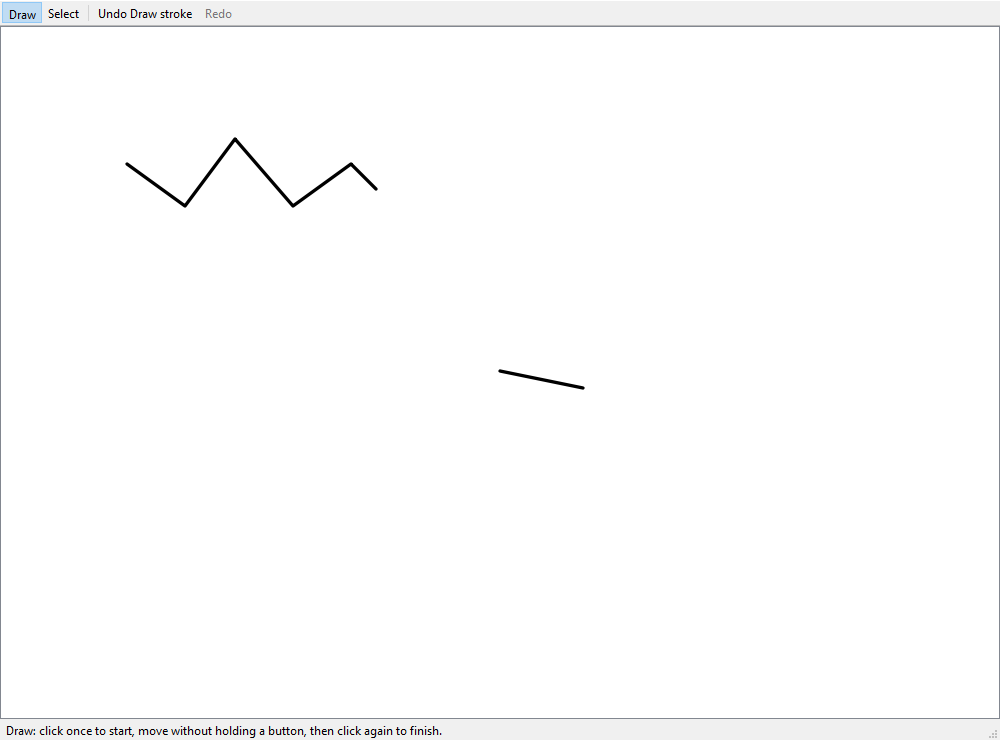

Reproduce this figure in Python.
import ctypes

from PySide6.QtCore import QCoreApplication, QEvent, QPoint, QPointF, QSettings, Qt
from PySide6.QtGui import QImage, QPainter
from PySide6.QtTest import QTest

from qckdrw.app import QuickCanvasApplication
from qckdrw.window import CanvasWindow

QCoreApplication.setOrganizationName("QuickCanvasSmoke")
QCoreApplication.setApplicationName("CanvasSmoke")
settings = QSettings()
settings.setValue("autostart/initialized", True)
app = QuickCanvasApplication([], CanvasWindow)
user32 = ctypes.windll.user32


def hotkey():
    for key, flags in [(0x11, 0), (0x30, 0), (0x30, 2), (0x11, 2)]:
        user32.keybd_event(key, 0, flags, 0)
    QTest.qWait(150)


def path_points(path):
    return [
        (round(path.elementAt(index).x), round(path.elementAt(index).y))
        for index in range(path.elementCount())
    ]


def dark_near(image, point, radius=4):
    return any(
        image.pixelColor(x, y).lightness() < 160
        for x in range(max(0, point.x() - radius), min(image.width(), point.x() + radius + 1))
        for y in range(max(0, point.y() - radius), min(image.height(), point.y() + radius + 1))
    )


def render_scene(scene):
    image = QImage(1200, 800, QImage.Format.Format_ARGB32_Premultiplied)
    image.fill(Qt.GlobalColor.white)
    painter = QPainter(image)
    scene.render(painter)
    painter.end()
    return image


def native_move(view, x, y):
    local = view.mapFromScene(QPointF(x, y))
    screen = view.viewport().mapToGlobal(local)
    assert user32.SetCursorPos(screen.x(), screen.y())
    # SetCursorPos queues a real WM_MOUSEMOVE. Sleeping before processing avoids
    # QTest's Windows mouseMove shortcut, which produced no viewport move event.
    QTest.qSleep(30)
    QCoreApplication.processEvents()
    QTest.qSleep(30)
    QCoreApplication.processEvents()


try:
    assert app.canvas_window is None
    app.clipboard().setText('clipboard sentinel')
    hotkey()
    w=app.canvas_window
    view = w.view
    scene = w.scene

    def vp(x, y):
        return view.mapFromScene(QPointF(x, y))

    expected_zigzag = [
        (150, 150),
        (220, 200),
        (280, 120),
        (350, 200),
        (420, 150),
        (450, 180),
    ]
    native_move(view, 150, 150)
    QTest.mouseClick(view.viewport(), Qt.MouseButton.LeftButton, pos=vp(150, 150))
    assert view.drawing
    for x, y in expected_zigzag[1:-1]:
        native_move(view, x, y)
    QTest.mouseClick(view.viewport(), Qt.MouseButton.LeftButton, pos=vp(450, 180))
    assert not view.drawing and scene.undo_stack.count() == 1
    assert path_points(scene.items()[0].path()) == expected_zigzag
    scene.undo_stack.undo()
    assert not scene.items()
    scene.undo_stack.redo()
    assert len(scene.items())==1
    before=scene.items()[0].path().elementCount()
    native_move(view, 600, 400)
    assert scene.items()[0].path().elementCount() == before
    QTest.mouseClick(view.viewport(), Qt.MouseButton.LeftButton, pos=vp(600, 400))
    native_move(view, 700, 420)
    assert view.drawing
    screenshot = w.grab()
    screenshot.save(".smoke_canvas.png")
    screenshot_image = screenshot.toImage()
    pixel_ratio = screenshot.devicePixelRatio()
    for x, y in expected_zigzag[1:-1] + [(650, 410), (700, 420)]:
        window_point = view.viewport().mapTo(w, vp(x, y))
        image_point = QPoint(
            round(window_point.x() * pixel_ratio),
            round(window_point.y() * pixel_ratio),
        )
        assert dark_near(screenshot_image, image_point), (x, y)
    w.close()
    assert app.canvas_window is None and app.document_snapshot
    assert app.clipboard().text()=='clipboard sentinel'
    assert scene.undo_stack.count()==0 and not scene.items()
    QCoreApplication.sendPostedEvents(None,QEvent.Type.DeferredDelete)
    hotkey()
    w=app.canvas_window
    assert w is not None and w.isVisible() and not w.view.drawing
    assert len(w.scene.items())==2
    restored = sorted(w.scene.items(), key=lambda item: item.sequence)
    assert path_points(restored[0].path()) == expected_zigzag
    assert path_points(restored[1].path()) == [(600, 400), (700, 420)]
    image = render_scene(w.scene)
    assert image.pixelColor(0, 0).name() == "#ffffff"
    for x, y in expected_zigzag[1:-1] + [(650, 410), (700, 420)]:
        assert dark_near(image, QPoint(x, y)), (x, y)
    print("PASS: native SetCursorPos free motion preserves every zigzag point; screenshot and restored image contain intermediate geometry; click/move/click, undo/redo, no ghost motion, dismissal snapshot, and clipboard preservation succeed")
finally:
    app._cleanup()
    settings.clear()
